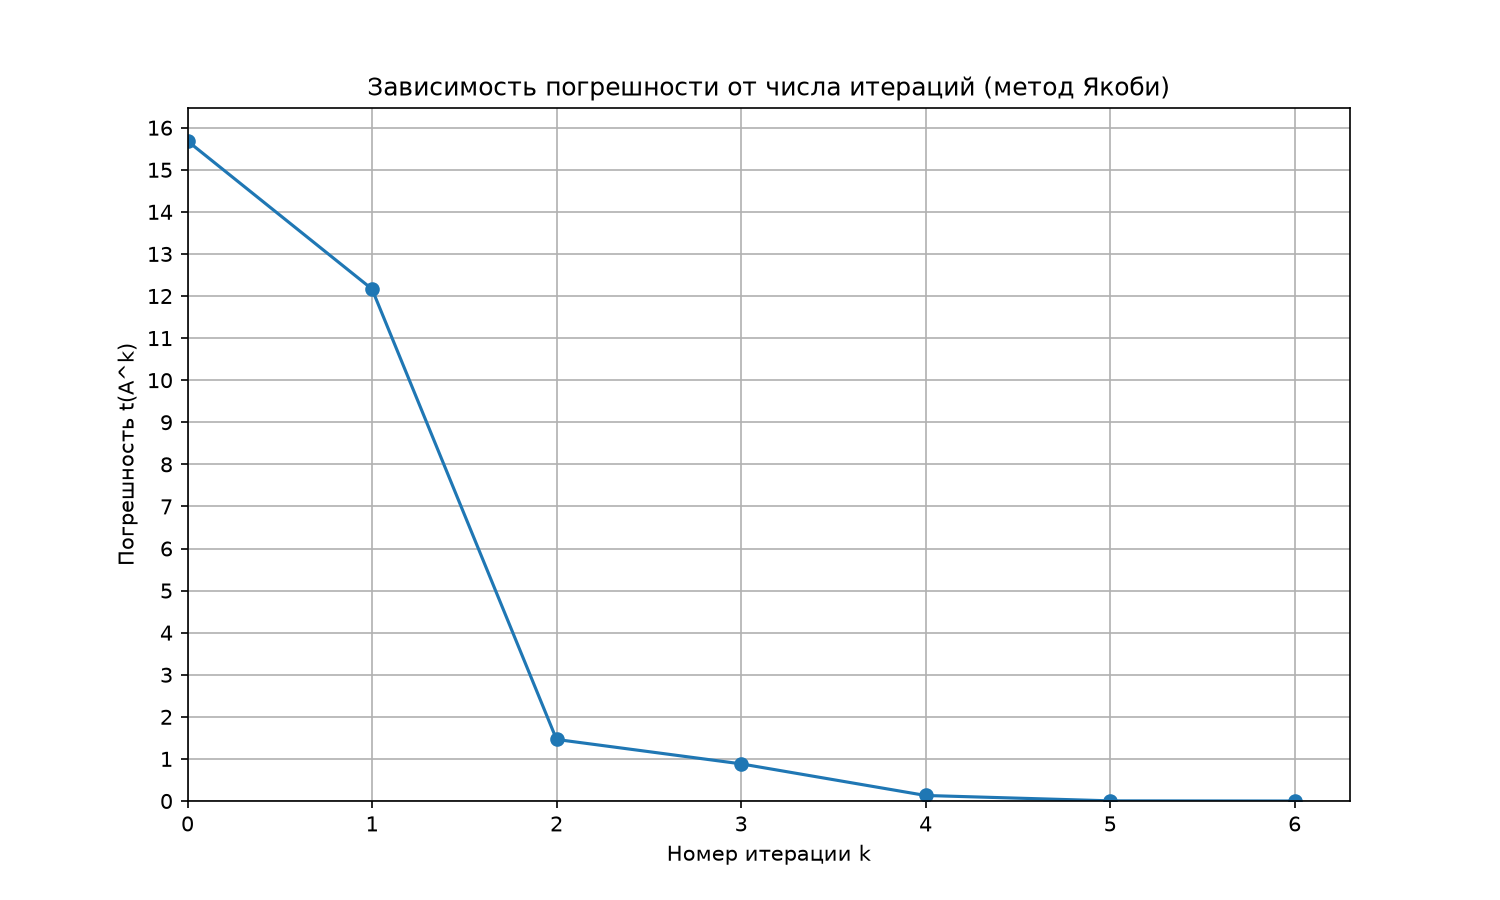

Write the Python code that produced this figure.
import math
import os
import matplotlib.pyplot as plt
from matplotlib.ticker import MultipleLocator


def zeroes(n, m):
    # нулевая матрица n*m
    return [[0.0] * m for _ in range(n)]


def ident_matrix(n):
    # единичная матрица n*n
    A = zeroes(n, n)
    for i in range(n):
        A[i][i] = 1.0
    return A


def copy_matrix(A):
    return [row[:] for row in A]


def transpose(A):
    n, m = len(A), len(A[0])
    return [[A[i][j] for i in range(n)] for j in range(m)]


def mul(A, B):
    p = len(B)
    return [[sum(A[i][r] * B[r][j] for r in range(p)) for j in range(len(B[0]))] for i in range(len(A))]


def is_symmetric(A, tol=1e-9):
    n = len(A)
    return all(abs(A[i][j] - A[j][i]) <= tol for i in range(n) for j in range(n))


def max_off_diag(A):
    # поиск индексов максимального по модулю не диагонального элемента
    n = len(A)
    p, q = 0, 1
    for i in range(n):
        for j in range(i + 1, n):
            if abs(A[i][j]) > abs(A[p][q]):
                p, q = i, j
    return p, q


def t_norm(A):
    n = len(A)
    return math.sqrt(sum(A[i][j] ** 2 for i in range(n) for j in range(n) if i != j))


def build_U(n, p, q, phi):
    U = ident_matrix(n)
    c, s = math.cos(phi), math.sin(phi)
    U[p][p] = c
    U[q][q] = c
    U[p][q] = -s
    U[q][p] = s
    return U


def format_matrix(A):
    return "\n".join(["\t".join(map(str, row)) for row in A])


def jacobi(A0, eps):
    A = copy_matrix(A0)
    n = len(A)
    V = ident_matrix(n)

    if not is_symmetric(A):
        raise ValueError("Исходная матрица не симметрична!")
    else:
        print("Матрица A^0 = A симметрична: True")

    k = 0
    history = [(0, t_norm(A))]

    while True:
        t = t_norm(A)
        if t <= eps:
            break

        p, q = max_off_diag(A)
        apq, app, aqq = A[p][q], A[p][p], A[q][q]

        phi = 0.5 * math.atan2(2 * apq, app - aqq) # Вычисление угла поворота

        U = build_U(n, p, q, phi)
        A = mul(mul(transpose(U), A), U)
        V = mul(V, U)
        k += 1
        t = t_norm(A)

        # Проверка симметричности на каждой итерации через макс. отклонение A[i][j] от A[j][i]
        # asym = max(abs(A[i][j] - A[j][i]) for i in range(n) for j in range(n))
        # assert asym <= 1e-9, f"A^{k} не симметрична! max|a_ij - a_ji| = {asym}"
        history.append((k, t))
        
        # print(f"\nИтерация {k}: зануляем a_{p + 1}{q + 1} = {apq}")
        # print(f"phi = {phi:.6f}")
        # print("Матрица U:")
        # print(format_matrix(U))
        # print(f"A^{k} = U^T * A^{k - 1} * U:")
        # print(format_matrix(A))
        # print(f"Проверка симметричности A^{k}: max|a_ij - a_ji| = {asym:.2e} "
        #         f"{'<=' if asym <= 1e-9 else '>'} 1e-9 -> симметрична")
        # print(f"t(A^{k}) = {t:.6f} {'>=' if t > eps else '<'} eps = {eps}")

    eigenvalues = [A[i][i] for i in range(n)]
    return eigenvalues, V, history


# График зависимости погрешности t(A) от числа итераций k
def plot_error(history, out_path):

    ks = [k for k, _ in history]
    ts = [t for _, t in history]

    fig, ax = plt.subplots(figsize=(10, 6))
    ax.plot(ks, ts, marker="o")

    ax.set_xlabel("Номер итерации k")
    ax.set_ylabel("Погрешность t(A^k)")
    ax.set_title("Зависимость погрешности от числа итераций (метод Якоби)")

    # Масштаб: 1 клетка = 1
    ax.xaxis.set_major_locator(MultipleLocator(1))
    ax.yaxis.set_major_locator(MultipleLocator(1))
    ax.set_xlim(left=0)
    ax.set_ylim(bottom=0)
    ax.grid(True)

    fig.savefig(out_path, dpi=150)
    print(f"\nГрафик сохранён в {out_path}")



def main():
    A = [
        [0, -7, 7],
        [-7, -9, -5],
        [7, -5, -1],
    ]

    eps = 0.001

    print("Метод вращений Якоби (нахождение СЗ)")
    print("Исходная матрица A:")
    print(format_matrix(A))
    print(f"eps = {eps}")

    eigenvalues, V, history = jacobi(A, eps)

    print(f"\nВсего итераций: {len(history) - 1}")
    print("Собственные значения (диагональ итоговой матрицы):")
    for i, lam in enumerate(eigenvalues):
        print(f"  lambda{i + 1} = {lam:.6f}")

    # Собственные векторы — столбцы матрицы V = U^1 * U^2 * ... * U^k
    # (печатаем транспонированную, каждый вектор — строкой)
    print("\nСобственные векторы (столбцы матрицы V, по строкам):")
    print(format_matrix(transpose(V)))

    # Проверка ортогональности: скалярные произведения СВ попарно
    print(f"\nПроверка ортогональности собственных векторов (eps = {eps}):")
    n = len(A)
    orthogonal = True
    for i in range(n):
        for j in range(i + 1, n):
            dot = sum(V[r][i] * V[r][j] for r in range(n))
            ok = abs(dot) < eps
            orthogonal = orthogonal and ok
            print(f"  (v{i + 1}, v{j + 1}) = {dot:.2e} "
                  f"{'<' if ok else '>='} eps -> {'ортогональны' if ok else 'НЕ ортогональны'}")
    print(f"Собственные векторы ортогональны: {orthogonal}")

    out_path = os.path.join(os.path.dirname(os.path.abspath(__file__)), "lab1-4.png")
    plot_error(history, out_path)


if __name__ == "__main__":
    main()
